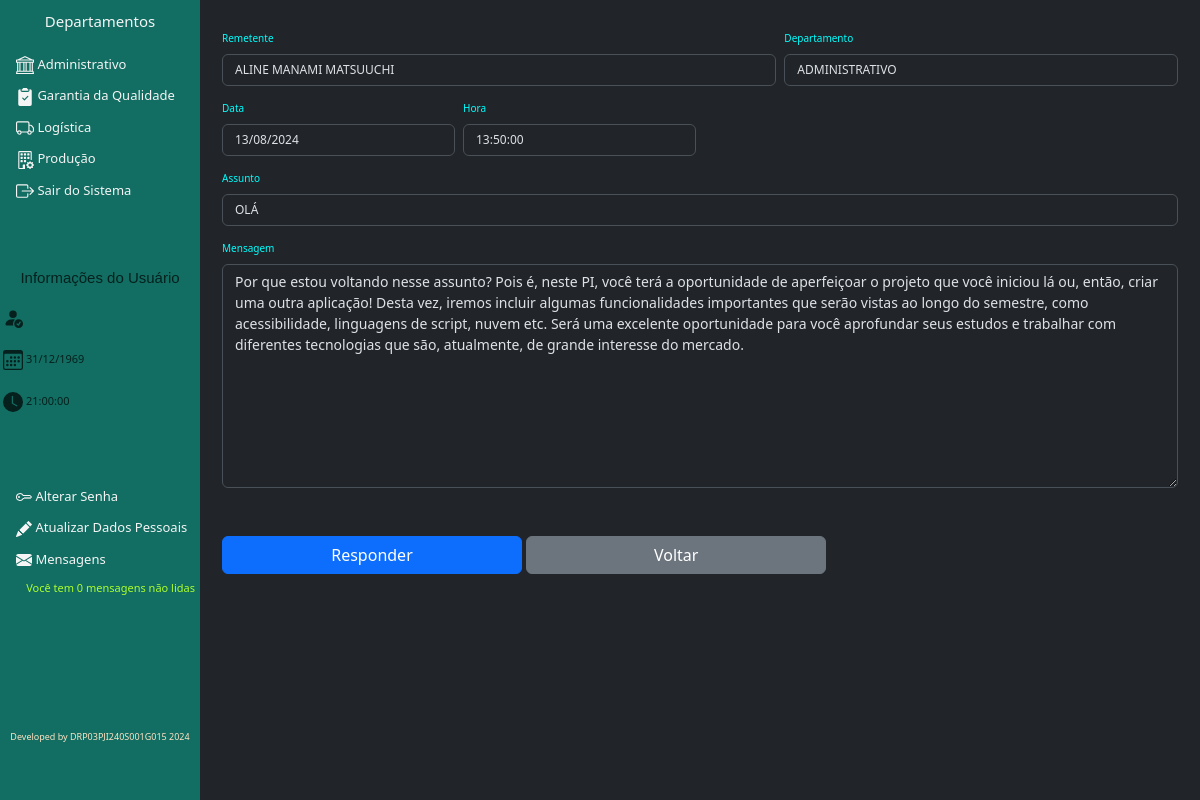
/16VisualizarMsg.php?id=1, run on the app's committed database.
### tables this page shows
CREATE TABLE `mensagens` (
  `ID_MENSAGEM` int(11) NOT NULL,
  `EMISSOR_MSG` varchar(150) NOT NULL,
  `DEPTO_EMISSOR` varchar(45) NOT NULL,
  `DATA_MSG` date NOT NULL,
  `HORA_MSG` varchar(8) NOT NULL,
  `RECEPTOR_MSG` varchar(150) NOT NULL,
  `DEPTO_RECEPTOR` varchar(45) NOT NULL,
  `TITULO_MSG` varchar(100) NOT NULL,
  `MENSAGEM` longtext NOT NULL,
  `CONFIRMA` varchar(4) DEFAULT NULL
);

### 16VisualizarMsg.php (the view, shortened to what this page needs)
<?php
include_once 'EstruturaPrincipal.php';
if(!empty($_GET['id'])){
  $id_edit   = $_GET['id'];
  $queryUser = $connDB->prepare("SELECT * FROM mensagens WHERE ID_MENSAGEM = $id_edit LIMIT 1");
  $queryUser->execute();
  $rowID     = $queryUser->fetch(PDO::FETCH_ASSOC);
}
?>
<div class="main">
  <div class="container">
    <br>
    <form class="row g-2" method="post" action="#">
      <div class="col-7">
        <label for="nomeFunc" class="form-label" style="font-size: 10px; color:aqua">Remetente</label>
        <input style="font-size: 12px; text-transform:uppercase" type="text" class="form-control" value="<?php echo $rowID['EMISSOR_MSG']; ?>" readonly>
      </div>
      <div class="col-5">
        <label for="nomeFunc" class="form-label" style="font-size: 10px; color:aqua">Departamento</label>
        <input style="font-size: 12px; text-transform:uppercase" type="text" class="form-control" value="<?php echo $rowID['DEPTO_EMISSOR']; ?>" readonly>
      </div>
      <div class="col-3">
        <label for="nomeFunc" class="form-label" style="font-size: 10px; color:aqua">Data</label>
        <input style="font-size: 12px" type="text" class="form-control" value="<?php echo date('d/m/Y', strtotime($rowID['DATA_MSG'])); ?>" readonly>
      </div>
      <div class="col-3">
        <label for="nomeFunc" class="form-label" style="font-size: 10px; color:aqua">Hora</label>
        <input style="font-size: 12px" type="text" class="form-control" value="<?php echo date('H:i:s', strtotime($rowID['HORA_MSG'])); ?>" readonly>
      </div>
      <div class="col-12">
        <label for="nomeFunc" class="form-label" style="font-size: 10px; color:aqua">Assunto</label>
        <input style="font-size: 12px" type="text" class="form-control" value="<?php echo $rowID['TITULO_MSG']; ?>" readonly>
      </div>
      <div class="mb-3">
        <label for="exampleFormControlTextarea1" class="form-label" style="font-size: 10px; color:aqua">Mensagem</label>
        <textarea class="form-control" id="exampleFormControlTextarea1" rows="10" style="font-size: 14px"><?php echo $rowID['MENSAGEM']; ?></textarea>
      </div>
      <div class="col-12"><br>
        <button type="button" class="btn btn-primary" data-bs-toggle="modal" data-bs-target="#exampleModal" style="width: 300px">Responder</button>
        <button type="button" class="btn btn-secondary" style="width: 300px" onclick="location.href='15Mensagens.php'">Voltar</button>
      </div>
    </form>
  </div>
</div>

### EstruturaPrincipal.php (style rules this page uses)
.main { margin-left: 200px; padding: 0px 10px; }

### data on the page
mensagens: EMISSOR_MSG "ALINE MANAMI MATSUUCHI", DEPTO_EMISSOR "ADMINISTRATIVO", DATA_MSG "13/08/2024", HORA_MSG "13:50:00", TITULO_MSG "OLÁ", MENSAGEM "Por que estou voltando nesse assunto? Pois é, neste PI, você terá a oportunidade de aperfeiçoar o projeto que você iniciou lá ou, então, criar uma outra aplicação! Desta vez, iremos incluir algumas funcionalidades importantes que serão vistas ao longo do semestre, como acessibilidade, linguagens de script, nuvem etc. Será uma excelente oportunidade para você aprofundar seus estudos e trabalhar com diferentes tecnologias que são, atualmente, de grande interesse do mercado."

### other printed values
date('d/m/Y', $dLog) "31/12/1969"
date('H:i:s', $hLog) "21:00:00"
$numMsg "0"
